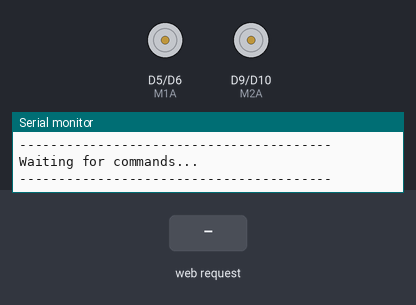
Bench run of a sketch on a simulated Arduino Uno R4 WiFi. On the bench: motor-driver pin pairs drawn as motors (green arrow = first pin HIGH = forward, orange = second pin HIGH = backward, longer = more drive), the last lines printed to the serial monitor. The test bench sets the inputs (shaded band). WiFi joins after 1.5 s; servers stay silent unless stated.

Above: at 2.7 s.
2.8 s: HTTP request GET /F received
At 3.1 s:
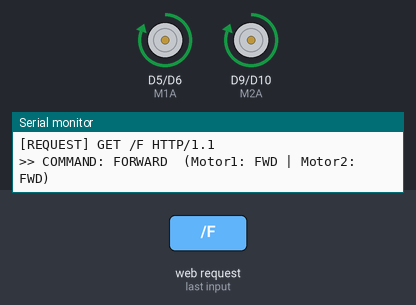
4.3 s: HTTP request GET /B received
At 5.5 s:
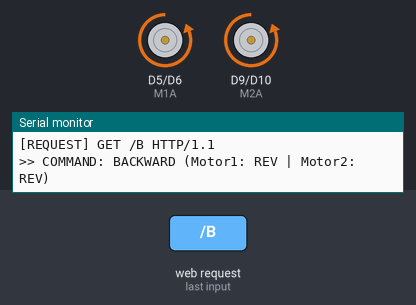
5.8 s: HTTP request GET /L received
At 6.6 s:
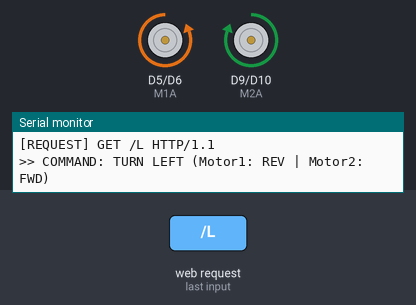
7.3 s: HTTP request GET /R received
At 7.7 s:
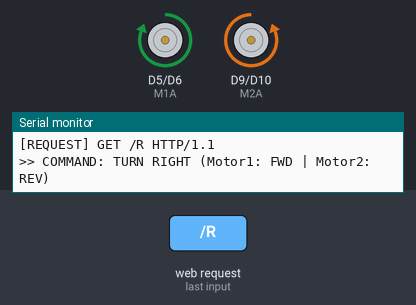
Timing chart, 0 to 9.8 s (numbered marks = the images above; inputs shaded):
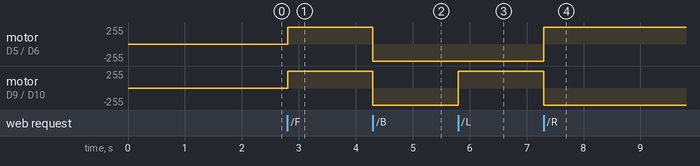

The sketch:

main.ino
```cpp
#include <WiFiS3.h>

// --- WiFi Credentials ---
const char ssid[] = "panda";       // Replace with your WiFi Name
const char pass[] = "12345678";    // Replace with your WiFi Password

// --- Motor Pin Definitions ---
// Motor 1 (Left Motor)
const int M1A = 5;
const int M1B = 6;
// Motor 2 (Right Motor)
const int M2A = 9;
const int M2B = 10;

WiFiServer server(80);

// Track current state to avoid spamming the monitor
String lastCommand = "S";

void setup() {
  Serial.begin(115200);

  // Set motor pins as outputs
  pinMode(M1A, OUTPUT);
  pinMode(M1B, OUTPUT);
  pinMode(M2A, OUTPUT);
  pinMode(M2B, OUTPUT);

  // Ensure motors are stopped initially
  stopMotors();

  // Connect to WiFi
  Serial.print("Connecting to WiFi");
  WiFi.begin(ssid, pass);
  while (WiFi.status() != WL_CONNECTED) {
    delay(500);
    Serial.print(".");
  }

  Serial.println("\nConnected!");
  Serial.print("Access the controller at: http://");
  Serial.println(WiFi.localIP());
  Serial.println("----------------------------------------");
  Serial.println("Waiting for commands...");
  Serial.println("----------------------------------------");

  // Start the web server
  server.begin();
}

void loop() {
  WiFiClient client = server.available();

  if (client) {
    String currentLine = "";
    while (client.connected()) {
      if (client.available()) {
        char c = client.read();

        // If we reach the end of the HTTP request headers
        if (c == '\n') {
          if (currentLine.length() == 0) {
            sendHTML(client); // Serve the web page
            break;
          } else {
            processCommand(currentLine); // Check for movement commands
            currentLine = "";
          }
        } else if (c != '\r') {
          currentLine += c;
        }
      }
    }
    client.stop();
  }
}

// Read the incoming HTTP GET requests and trigger motors
void processCommand(String req) {
  // Only log actual command requests (not every header line)
  if (req.indexOf("GET /") >= 0) {
    Serial.print("[REQUEST] ");
    Serial.println(req);
  }

  if (req.indexOf("GET /F") >= 0) {
    if (lastCommand != "F") {
      Serial.println(">> COMMAND: FORWARD  (Motor1: FWD | Motor2: FWD)");
      lastCommand = "F";
    }
    forward();
  } else if (req.indexOf("GET /B") >= 0) {
    if (lastCommand != "B") {
      Serial.println(">> COMMAND: BACKWARD (Motor1: REV | Motor2: REV)");
      lastCommand = "B";
    }
    backward();
  } else if (req.indexOf("GET /L") >= 0) {
    if (lastCommand != "L") {
      Serial.println(">> COMMAND: TURN LEFT (Motor1: REV | Motor2: FWD)");
      lastCommand = "L";
    }
    turnLeft();
  } else if (req.indexOf("GET /R") >= 0) {
    if (lastCommand != "R") {
      Serial.println(">> COMMAND: TURN RIGHT (Motor1: FWD | Motor2: REV)");
      lastCommand = "R";
    }
    turnRight();
  } else if (req.indexOf("GET /S") >= 0) {
    if (lastCommand != "S") {
      Serial.println(">> COMMAND: STOP (All motors OFF)");
      lastCommand = "S";
    }
    stopMotors();
  }
}

// Serve the HTML Frontend Web Page
void sendHTML(WiFiClient &client) {
  client.println("HTTP/1.1 200 OK");
  client.println("Content-type:text/html");
  client.println("Connection: close");
  client.println();

  // Raw literal string for neat, easy-to-read HTML and CSS
  client.print(R"rawliteral(
<!DOCTYPE html>
<html>
<head>
  <meta name="viewport" content="width=device-width, initial-scale=1, maximum-scale=1, user-scalable=no">
  <title>Arduino R4 Controller</title>
  <style>
    body { font-family: 'Segoe UI', Tahoma, Geneva, Verdana, sans-serif; text-align: center; margin-top: 50px; background-color: #222; color: white; }
    h2 { margin-bottom: 30px; font-weight: 300; letter-spacing: 2px; }
    .btn { padding: 25px 35px; font-size: 22px; margin: 10px; cursor: pointer; border-radius: 12px; border: none; background-color: #007bff; color: white; box-shadow: 0 4px #0056b3; transition: 0.1s; user-select: none; -webkit-tap-highlight-color: transparent; }
    .btn:active { background-color: #0056b3; box-shadow: 0 0px #0056b3; transform: translateY(4px); }
    .btn-stop { background-color: #dc3545; box-shadow: 0 4px #a71d2a; }
    .btn-stop:active { background-color: #c82333; box-shadow: 0 0px #a71d2a; }
    .row { display: flex; justify-content: center; align-items: center; }
  </style>
</head>
<body>
  <h2>ROBOT CONTROLLER</h2>
  <div>
    <button class="btn" onmousedown="sendCmd('F')" onmouseup="sendCmd('S')" ontouchstart="sendCmd('F')" ontouchend="sendCmd('S')">&#9650;<br>Forward</button>
    <div class="row">
      <button class="btn" onmousedown="sendCmd('L')" onmouseup="sendCmd('S')" ontouchstart="sendCmd('L')" ontouchend="sendCmd('S')">&#9664; Left</button>
      <button class="btn btn-stop" onclick="sendCmd('S')">STOP</button>
      <button class="btn" onmousedown="sendCmd('R')" onmouseup="sendCmd('S')" ontouchstart="sendCmd('R')" ontouchend="sendCmd('S')">Right &#9654;</button>
    </div>
    <button class="btn" onmousedown="sendCmd('B')" onmouseup="sendCmd('S')" ontouchstart="sendCmd('B')" ontouchend="sendCmd('S')">Reverse<br>&#9660;</button>
  </div>
  <script>
    // Sends fetch requests quietly in the background without reloading the page
    function sendCmd(c) { fetch('/' + c); }
  </script>
</body>
</html>
  )rawliteral");
  client.println();
}

// --- Motor Control Logic ---
// Note: If a motor spins backwards, simply flip the HIGH/LOW states in its function
// or swap its physical wires (M1A with M1B, or M2A with M2B).

void forward() {
  digitalWrite(M1A, HIGH); digitalWrite(M1B, LOW);
  digitalWrite(M2A, HIGH); digitalWrite(M2B, LOW);
}

void backward() {
  digitalWrite(M1A, LOW); digitalWrite(M1B, HIGH);
  digitalWrite(M2A, LOW); digitalWrite(M2B, HIGH);
}

void turnLeft() {
  digitalWrite(M1A, LOW); digitalWrite(M1B, HIGH);
  digitalWrite(M2A, HIGH); digitalWrite(M2B, LOW);
}

void turnRight() {
  digitalWrite(M1A, HIGH); digitalWrite(M1B, LOW);
  digitalWrite(M2A, LOW); digitalWrite(M2B, HIGH);
}

void stopMotors() {
  digitalWrite(M1A, LOW); digitalWrite(M1B, LOW);
  digitalWrite(M2A, LOW); digitalWrite(M2B, LOW);
}
```

Measured:
- after the input at 2.8 s, motor on D5 (M1A) / D6 (M1B), motor on D9 (M2A) / D10 (M2B): stopped → forward 255/255 at once
- after the input at 4.3 s, motor on D5 (M1A) / D6 (M1B), motor on D9 (M2A) / D10 (M2B): forward 255/255 → backward 255/255 at once
- after the input at 5.8 s, motor on D9 (M2A) / D10 (M2B): backward 255/255 → forward 255/255 at once
- after the input at 7.3 s, motor on D5 (M1A) / D6 (M1B): backward 255/255 → forward 255/255 at once; motor on D9 (M2A) / D10 (M2B): forward 255/255 → backward 255/255 at once
